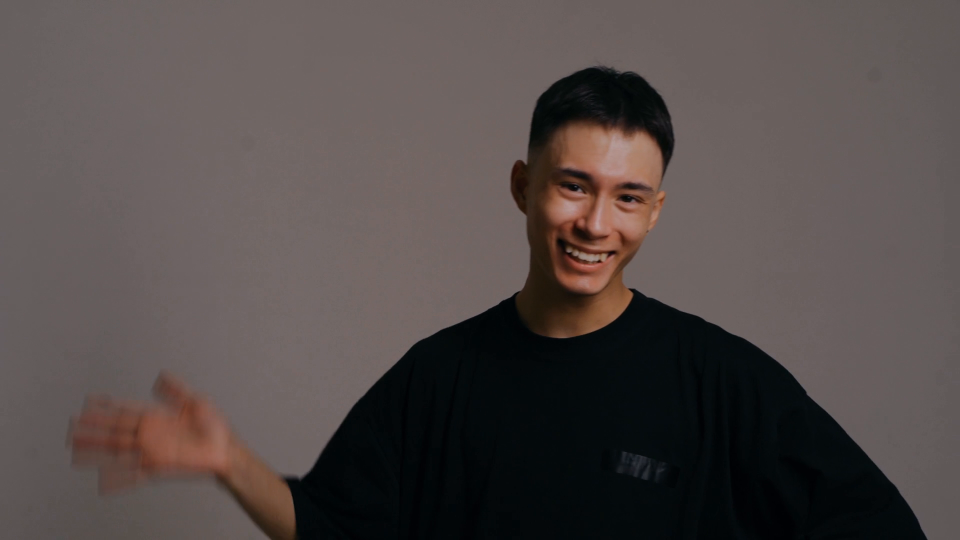
#> input picture frame 12 of with_stock_vid/test-videos/test2.mp4, 1920 x 1080 px, given in place of the camera (shown at 1/2 size)
$ python record-webcam.py
#> lines starting #> are read from the running program, lines starting #| are printed output that depends on the picture
import cv2
import os
import time

# Config
OUTPUT_DIR = "recordings"       # Root for recordings
LABEL = "no-gesture"              # Label for the clips which determines the folder name
CLIP_DURATION = 5               # Seconds per clip
FRAME_RATE = 30                 # Target frames per second
DEVICE_INDEX = 0                # Webcam index (default is 0)
CLIP_COUNT = 17                 # How many clips to record

save_path = os.path.join(OUTPUT_DIR, LABEL)
os.makedirs(save_path, exist_ok=True)

cap = cv2.VideoCapture(DEVICE_INDEX)
assert cap.isOpened(), "Failed to open webcam"

print(f"Recording {CLIP_COUNT} x {CLIP_DURATION}s clips labeled as '{LABEL}'...")

for i in range(CLIP_COUNT):
    filename = os.path.join(save_path, f"clip_{int(time.time())}.mp4")

    fourcc = cv2.VideoWriter_fourcc(*'mp4v')
    width = int(cap.get(cv2.CAP_PROP_FRAME_WIDTH))
    height = int(cap.get(cv2.CAP_PROP_FRAME_HEIGHT))
    out = cv2.VideoWriter(filename, fourcc, FRAME_RATE, (width, height))

    print(f"Recording clip {i + 1}/{CLIP_COUNT}: {filename}")
    start_time = time.time()

    while True:
        ret, frame = cap.read()
        if not ret:
            break

        out.write(frame)
        cv2.imshow("Recording", frame)

        if cv2.waitKey(1) & 0xFF == ord('q'):
            print("Interrupted by user.")
            break

        if time.time() - start_time >= CLIP_DURATION:
            break

    out.release()
    print(f"Saved {filename}")
    time.sleep(0.01)

cap.release()
cv2.destroyAllWindows()
print("🎬 Recording complete.")

$ run again, starting later in the video
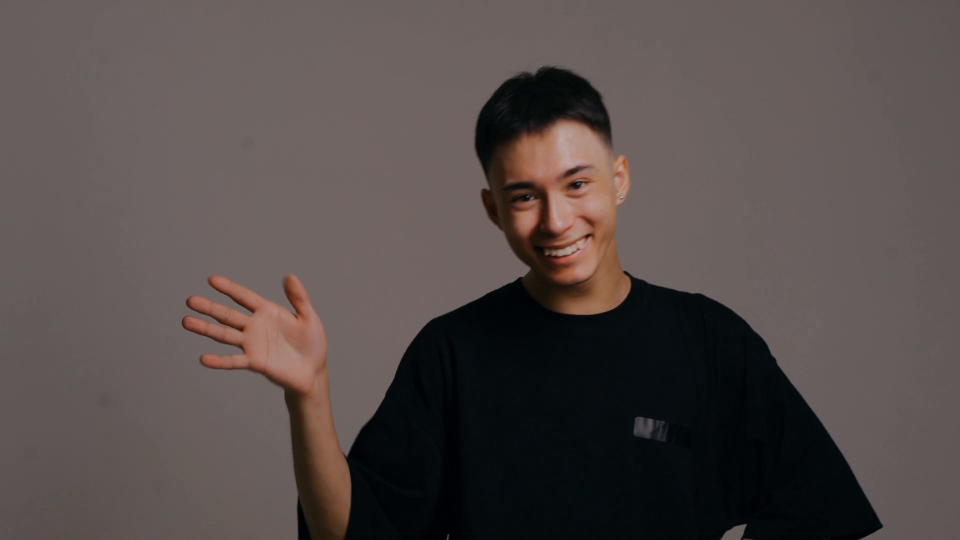
#> input picture frame 54 of with_stock_vid/test-videos/test2.mp4, 1920 x 1080 px, given in place of the camera (shown at 1/2 size)

$ run again, starting later in the video
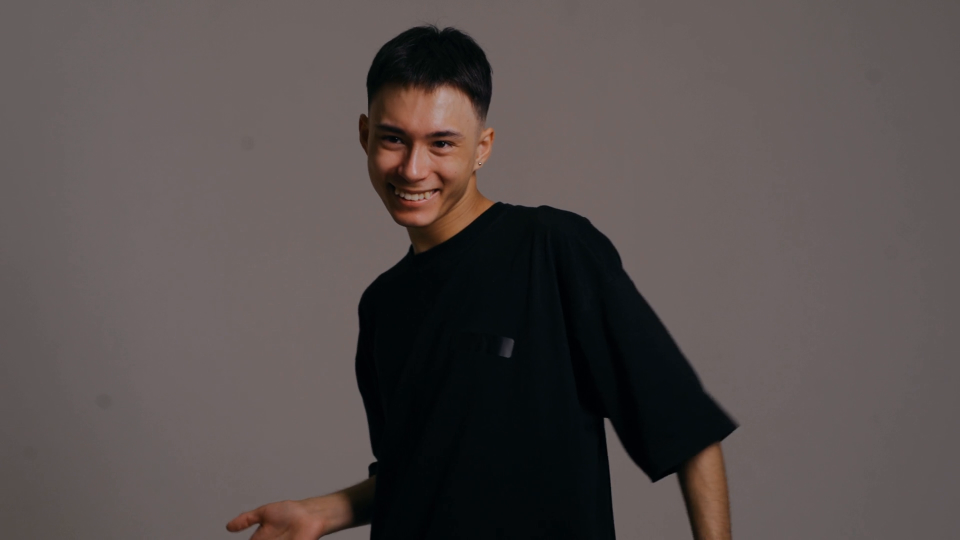
#> input picture frame 96 of with_stock_vid/test-videos/test2.mp4, 1920 x 1080 px, given in place of the camera (shown at 1/2 size)
